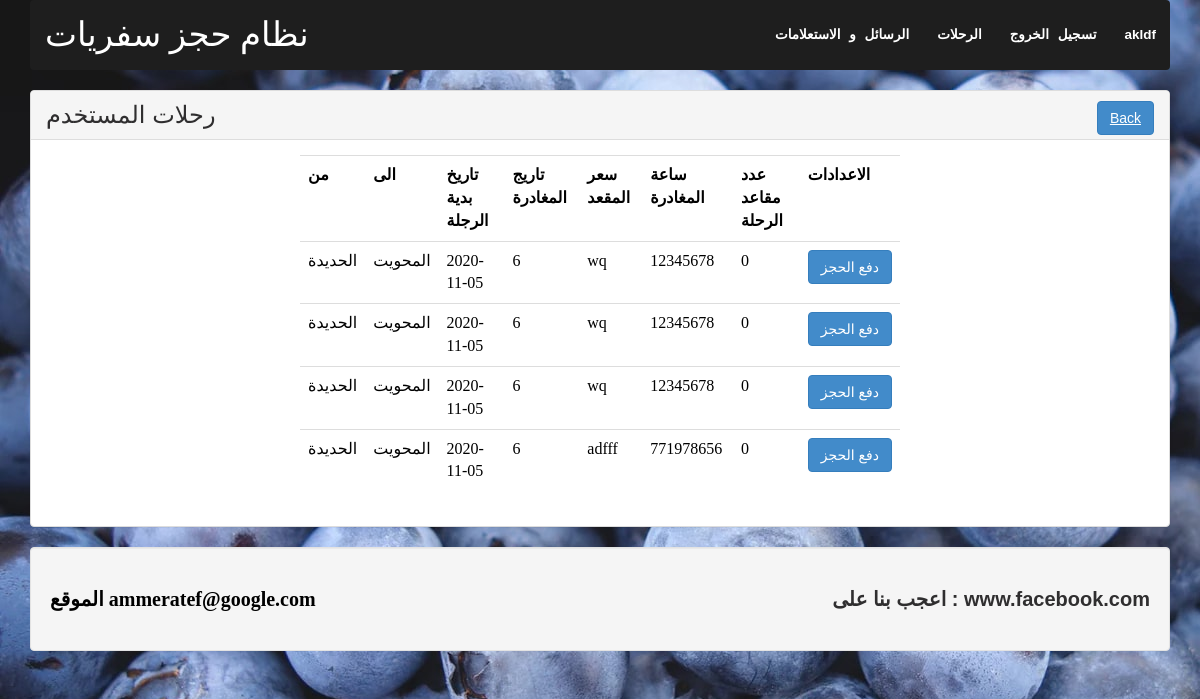
Page /journey.php?id=6 (signed in) on the committed database.
### tables this page shows
CREATE TABLE `db_journey` (
  `id_jou` int(11) NOT NULL,
  `id_user` int(11) NOT NULL,
  `id_reservation` int(11) NOT NULL,
  `pay` tinyint(1) NOT NULL DEFAULT 0
);

CREATE TABLE `db_reservation` (
  `id` int(11) NOT NULL,
  `pickup` varchar(255) NOT NULL,
  `bookingdate` varchar(255) NOT NULL,
  `returndate` varchar(255) NOT NULL,
  `carnumber` varchar(64) NOT NULL,
  `destination` varchar(255) NOT NULL,
  `bookingtime` varchar(255) NOT NULL,
  `email` varchar(255) NOT NULL,
  `passengers` varchar(255) NOT NULL
);

CREATE TABLE `users` (
  `id` int(11) NOT NULL,
  `name` varchar(255) NOT NULL,
  `phone` varchar(16) NOT NULL,
  `email` varchar(255) NOT NULL,
  `pass` varchar(255) NOT NULL,
  `role` varchar(16) DEFAULT 'user'
);

### lib/Session.php (called while the page is built, shortened)
<?php
class Session
{
	public static function get($key){
		if (isset($_SESSION[$key])) {
			return $_SESSION[$key];
		}else{
			return false;
		}
	}
}
?>

### journey.php (the view, shortened to what this page needs)
<html>
    <body style=" background-image: url(images/breadcumb.jpg)">
<?php
	 include 'inc/header.php';
?>
<?php
$connection = mysqli_connect("localhost", "root", "", "nit_angola");
if (Session::get("role") == 'admin') {
$id=$_GET['id'];
	$sql = "SELECT * FROM db_journey JOIN users ON users.id = db_journey.id_user
	 JOIN db_reservation ON db_reservation.id = db_journey.id_reservation
	 WHERE id_reservation='$id'";
	$results = mysqli_query($connection, $sql);
} else {
$id=Session::get("id");
$sql = "SELECT * FROM db_journey JOIN users ON users.id = db_journey.id_user
JOIN db_reservation ON db_reservation.id = db_journey.id_reservation
WHERE id_user='$id'";
$results = mysqli_query($connection, $sql);
}
?>
	<div class="panel panel-default">
		<div class="panel-heading">
			<h2>رحلات المستخدم<span class="pull-right"><a class="btn btn-primary" href="home.php">Back</a></span></h2>
		</div>
		<div class="panel-body">
			<div style="max-width:600px; margin: 0 auto">
				<form action="" method="POST">
					<table class="table table-primary " >
						<tr>
							<th>من   </th>
							<th>الى</th>
							<th>تاريخ بدية الرجلة  </th>
							<th>تاريج المغادرة  </th>
							<th>سعر المقعد </th>
							<th>ساعة المغادرة </th>
							<th>عدد مقاعد الرحلة</th>
							<th >الاعدادات </th>
						</tr>
<?php
 if (Session::get("role") == 'admin') {
if (mysqli_num_rows($results)>0) {
	while ($row=mysqli_fetch_array($results)) {
	echo "<tr>";
	echo "<td>".$row['pickup']."</td>";
	echo "<td>".$row['destination']."</td>";
	echo "<td>".$row['returndate']."</td>";
	echo "<td>".$row['id']."</td>";
	echo "<td>".$row['name']."</td>";
	echo "<td>".$row['phone']."</td>";
	echo "<td>".$row['pay']."</td>";
	if ($row['pay'] == 1) {
	echo "<td> <a  class='btn btn-success' id='users_".$row['id_jou']."' onclick='update_item(".$row['id_jou'].")'> ارجاع الحجز </a></td>";
	} else {
		echo "<td> <a  class='btn btn-primary' id='users_".$row['id_jou']."' onclick='update_item(".$row['id_jou'].")'>  دفع الحجز </a></td>";
	}
	echo "</tr>";
}
}
}
?>
					</table>
				</form>
			</div>
		</div>
	</div>
<?php
	include 'inc/footer.php';
?>
    </body></html>

### css/main.css (style rules this page uses)
h2 { font-size: 24px; font-weight: 500; }
body, html { margin: 0; padding: 0; height: 100%; }
h1, h2, p, span, a { font-family: "museo-sans", helvetica, sans-serif; color: #2f2e2f; margin: 0; padding: 0; }

### rows in the picture
db_journey: id_reservation.pickup "الحديدة", id_reservation.destination "المحويت", id_reservation.returndate "2020-11-05", id_reservation "6", id_user.name "wq", id_user.phone "12345678", pay "0"
db_journey: id_reservation.pickup "الحديدة", id_reservation.destination "المحويت", id_reservation.returndate "2020-11-05", id_reservation "6", id_user.name "wq", id_user.phone "12345678", pay "0"
db_journey: id_reservation.pickup "الحديدة", id_reservation.destination "المحويت", id_reservation.returndate "2020-11-05", id_reservation "6", id_user.name "wq", id_user.phone "12345678", pay "0"
db_journey: id_reservation.pickup "الحديدة", id_reservation.destination "المحويت", id_reservation.returndate "2020-11-05", id_reservation "6", id_user.name "adfff", id_user.phone "771978656", pay "0"

### other values in the picture
Session::get("name") "akldf"
